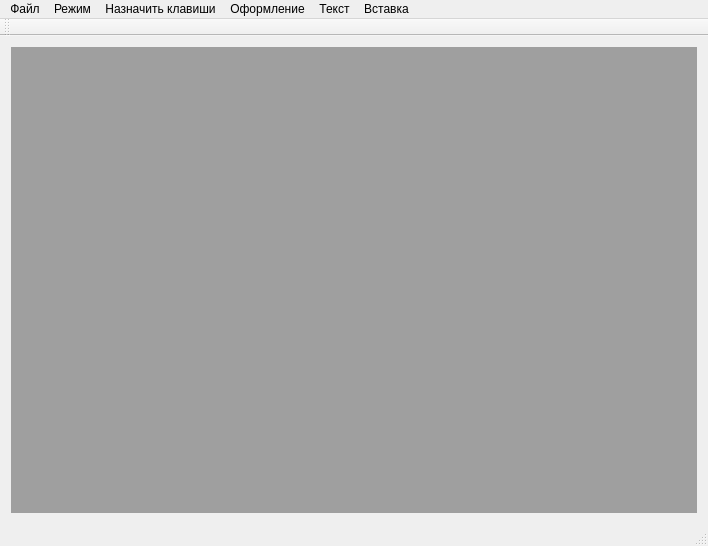
<?xml version="1.0" encoding="UTF-8"?>
<ui version="4.0">
 <class>MainWindow</class>
 <widget class="QMainWindow" name="MainWindow">
  <property name="geometry">
   <rect>
    <x>0</x>
    <y>0</y>
    <width>708</width>
    <height>546</height>
   </rect>
  </property>
  <property name="windowTitle">
   <string>Текстовый редактор</string>
  </property>
  <widget class="QWidget" name="centralWidget">
   <layout class="QVBoxLayout" name="verticalLayout">
    <item>
     <widget class="QMdiArea" name="documentViewer">
      <property name="viewMode">
       <enum>QMdiArea::TabbedView</enum>
      </property>
      <property name="documentMode">
       <bool>false</bool>
      </property>
     </widget>
    </item>
   </layout>
  </widget>
  <widget class="QMenuBar" name="menuBar">
   <property name="geometry">
    <rect>
     <x>0</x>
     <y>0</y>
     <width>708</width>
     <height>21</height>
    </rect>
   </property>
   <widget class="QMenu" name="menuFile">
    <property name="title">
     <string>Файл</string>
    </property>
    <addaction name="actCreate"/>
    <addaction name="actOpen"/>
    <addaction name="actSave"/>
    <addaction name="actSaveAs"/>
    <addaction name="actHelp"/>
    <addaction name="actPrint"/>
    <addaction name="actExit"/>
   </widget>
   <widget class="QMenu" name="menuMode">
    <property name="title">
     <string>Режим</string>
    </property>
    <addaction name="actReadOnly"/>
   </widget>
   <widget class="QMenu" name="menuAssignButton">
    <property name="title">
     <string>Назначить клавиши</string>
    </property>
    <addaction name="actCreateAssign"/>
    <addaction name="actOpenAssign"/>
    <addaction name="actSaveAssign"/>
    <addaction name="actExitAssign"/>
   </widget>
   <widget class="QMenu" name="menuDecoration">
    <property name="title">
     <string>Оформление</string>
    </property>
    <widget class="QMenu" name="menuLanguage">
     <property name="title">
      <string>Язык</string>
     </property>
     <addaction name="actRu"/>
     <addaction name="actEn"/>
    </widget>
    <widget class="QMenu" name="menuApplication">
     <property name="title">
      <string>Тема</string>
     </property>
     <addaction name="actWhite"/>
     <addaction name="actDark"/>
    </widget>
    <addaction name="menuLanguage"/>
    <addaction name="menuApplication"/>
   </widget>
   <widget class="QMenu" name="menu">
    <property name="title">
     <string>Текст</string>
    </property>
    <widget class="QMenu" name="menu_2">
     <property name="title">
      <string>Выравнивание</string>
     </property>
     <addaction name="actLeft"/>
     <addaction name="actCenter"/>
     <addaction name="actRight"/>
    </widget>
    <widget class="QMenu" name="menu_3">
     <property name="title">
      <string>Шрифт</string>
     </property>
     <addaction name="actFont"/>
     <addaction name="actCopyFont"/>
     <addaction name="actPasteFont"/>
    </widget>
    <addaction name="menu_2"/>
    <addaction name="menu_3"/>
   </widget>
   <widget class="QMenu" name="menu_4">
    <property name="title">
     <string>Вставка</string>
    </property>
    <addaction name="actCurrentTime"/>
    <addaction name="actCurrentDate"/>
   </widget>
   <addaction name="menuFile"/>
   <addaction name="menuMode"/>
   <addaction name="menuAssignButton"/>
   <addaction name="menuDecoration"/>
   <addaction name="menu"/>
   <addaction name="menu_4"/>
  </widget>
  <widget class="QToolBar" name="mainToolBar">
   <attribute name="toolBarArea">
    <enum>TopToolBarArea</enum>
   </attribute>
   <attribute name="toolBarBreak">
    <bool>false</bool>
   </attribute>
  </widget>
  <widget class="QStatusBar" name="statusBar"/>
  <action name="actCreate">
   <property name="text">
    <string>Создать</string>
   </property>
   <property name="shortcut">
    <string>Ctrl+N</string>
   </property>
  </action>
  <action name="actOpen">
   <property name="text">
    <string>Открыть</string>
   </property>
   <property name="shortcut">
    <string>Ctrl+O</string>
   </property>
  </action>
  <action name="actSave">
   <property name="text">
    <string>Сохранить</string>
   </property>
   <property name="shortcut">
    <string>Ctrl+S</string>
   </property>
  </action>
  <action name="actSaveAs">
   <property name="text">
    <string>Сохранить как</string>
   </property>
  </action>
  <action name="actHelp">
   <property name="text">
    <string>Справка</string>
   </property>
  </action>
  <action name="actReadOnly">
   <property name="checkable">
    <bool>true</bool>
   </property>
   <property name="text">
    <string>Только для чтения</string>
   </property>
  </action>
  <action name="actCreateAssign">
   <property name="checkable">
    <bool>true</bool>
   </property>
   <property name="text">
    <string>Создать</string>
   </property>
  </action>
  <action name="actOpenAssign">
   <property name="checkable">
    <bool>true</bool>
   </property>
   <property name="text">
    <string>Открыть</string>
   </property>
  </action>
  <action name="actSaveAssign">
   <property name="checkable">
    <bool>true</bool>
   </property>
   <property name="text">
    <string>Сохранить</string>
   </property>
  </action>
  <action name="actExitAssign">
   <property name="checkable">
    <bool>true</bool>
   </property>
   <property name="text">
    <string>Выход</string>
   </property>
  </action>
  <action name="actRu">
   <property name="checkable">
    <bool>true</bool>
   </property>
   <property name="checked">
    <bool>true</bool>
   </property>
   <property name="text">
    <string>Русский</string>
   </property>
  </action>
  <action name="actEn">
   <property name="checkable">
    <bool>true</bool>
   </property>
   <property name="text">
    <string>Английский</string>
   </property>
  </action>
  <action name="actWhite">
   <property name="checkable">
    <bool>true</bool>
   </property>
   <property name="checked">
    <bool>true</bool>
   </property>
   <property name="text">
    <string>Светлая</string>
   </property>
  </action>
  <action name="actDark">
   <property name="checkable">
    <bool>true</bool>
   </property>
   <property name="text">
    <string>Темная</string>
   </property>
  </action>
  <action name="actExit">
   <property name="text">
    <string>Выход</string>
   </property>
   <property name="shortcut">
    <string>Ctrl+Q</string>
   </property>
  </action>
  <action name="actPrint">
   <property name="text">
    <string>Печать</string>
   </property>
  </action>
  <action name="actLeft">
   <property name="text">
    <string>По левому краю</string>
   </property>
  </action>
  <action name="actCenter">
   <property name="text">
    <string>По центру</string>
   </property>
  </action>
  <action name="actRight">
   <property name="text">
    <string>По правому краю</string>
   </property>
  </action>
  <action name="actFont">
   <property name="text">
    <string>Выбрать шрифт</string>
   </property>
  </action>
  <action name="actCopyFont">
   <property name="text">
    <string>Копировать шрифт</string>
   </property>
  </action>
  <action name="actPasteFont">
   <property name="text">
    <string>Вставить шрифт</string>
   </property>
  </action>
  <action name="actCurrentTime">
   <property name="text">
    <string>Текущее время</string>
   </property>
  </action>
  <action name="actCurrentDate">
   <property name="text">
    <string>Текущая дата</string>
   </property>
  </action>
 </widget>
 <layoutdefault spacing="6" margin="11"/>
 <resources/>
 <connections/>
</ui>
